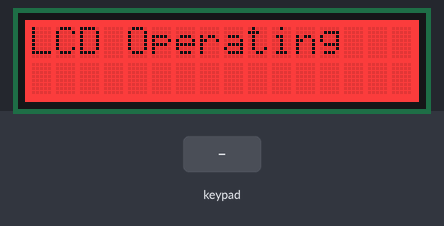
Simulated run of this sketch. Board: Arduino Uno, built with avr-gcc and run on an emulated ATmega328P. Parts: 16×2 character LCD. The inputs (shaded band) are chosen by the test bench. No radio packets arrive unless stated; what the sketch prints to the serial monitor is not drawn.

Above: at 1.2 s.
1.3 s: key 'U' pressed
At 1.6 s:
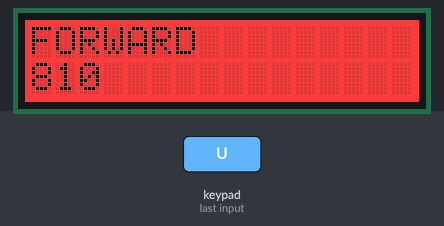
2.8 s: key 'D' pressed
At 4.0 s:
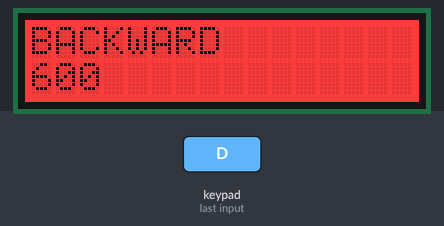
4.3 s: key 'L' pressed
At 5.0 s:
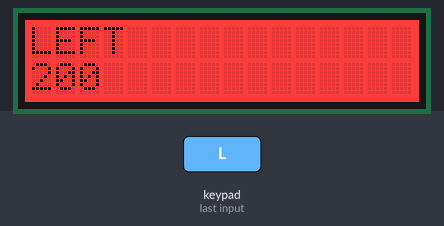
5.8 s: key 'S' pressed
At 6.2 s:
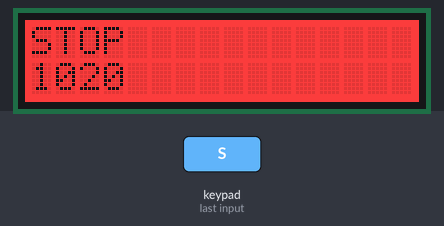
7.3 s: key 'R' pressed
At 8.6 s:
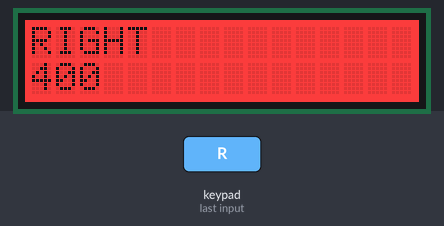
Timing chart, 0 to 9.8 s (numbered marks = the images above; inputs shaded):
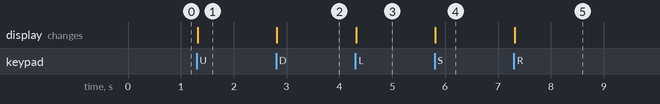

Measured:
- after the input at 1.3 s, the display: changes at once (image 1)
- after the input at 2.8 s, the display: changes at once (image 2)
- after the input at 4.3 s, the display: changes at once (image 3)
- after the input at 5.8 s, the display: changes at once (image 4)
- after the input at 7.3 s, the display: changes at once (image 5)

The sketch:

Car_RF24_Trans_w_Adafruit_lcd_Button_Rev1.ino
```cpp
 /*
Sending formatted data packet with nRF24L01.
Maximum size of data struct is 32 bytes.

1 - GND
2 - VCC 3.3V !!! NOT 5V
3 - CE to Arduino pin 9
4 - CSN to Arduino pin 10
5 - SCK to Arduino pin 13
6 - MOSI to Arduino pin 11
7 - MISO to Arduino pin 12
8 - UNUSED


 Adafruit LCD shield
  Bottom PIN starting from right

  1 -- SCL
  2 -- SDA
  8 -- GND
  10 -- 5V

 *  Libraries
 *  ---------
 *  - SPI
 *  - RF24
 *  Adafruit_RGBLCDShield
 *  utility/Adafruit_MCP23017
*/
#include <Adafruit_RGBLCDShield.h>
#include <utility/Adafruit_MCP23017.h>
#include <SPI.h>

#include <RF24.h>
#include <LiquidCrystal_I2C.h>


Adafruit_RGBLCDShield lcd = Adafruit_RGBLCDShield();
#define RED 0x1

int serial_putc( char c, FILE * ) // For printf support
{
  Serial.write( c );
  return c;
}

const uint64_t pipe = 0xE8E8F0F0E1LL;

RF24 radio(9, 10);

// The sizeof this struct should not exceed 32 bytes
struct MyData {
//  byte byte0;  //Only used for 1 int data transmit uncomment in other data types are needed
//  byte byte1;
//  byte byteArray[2];
    int int0;
//  int int1;
//  int intArray[2];
//  float float0;
//  float float1;
//  float floatArray[2];
    unsigned long packetId; // 16 month rollover at 100 packets/sec
};

/**************************************************/


boolean sender = true;  // Change this when uploading to each Arduino


unsigned long printRate = 200;  // Print some info to serial after this number of packets

void setup()
{

  lcd.begin(16, 2);   // set up the LCD's number of columns and rows:
  lcd.setBacklight(RED);
  lcd.setCursor(0, 0);
  lcd.print("LCD Operating");

  Serial.begin(9600);
  fdevopen( &serial_putc, 0 ); // for printf

  radio.begin(); // Set up radio module
  //radio.setDataRate(RF24_2MBPS); // Both endpoints must have this set the same
  //radio.setAutoAck(false);       // Either endpoint can set to false to disable ACKs
  //radio.setPALevel(RF24_PA_MIN); // Power amplifier level. Also LOW,MED,HIGH (default is HIGH)
   radio.printDetails();

  if ( sender )
    radio.openWritingPipe(pipe);
  else {
    radio.openReadingPipe(1,pipe);
    radio.startListening();
  }

  int dataSize = sizeof(MyData);
  printf("Size of MyData: %d\n", dataSize);
  if ( dataSize > 32 )
    printf("*** MyData struct is too large ***\n");

  printf("This Arduino is set to be a %s\n", sender ? "sender" : "receiver");
}

/**************************************************/

  unsigned long nextPacketId = 0;   // Stamp packets with their sequence
  int button_value = 0;            // pushbutton input
  unsigned long unAckedPackets = 0; // To estimate how many packets were not ACKed
  unsigned long lastPrintTime = 0;  // To measure time between printouts

  void sendData()
  {
    MyData data;

    // Set properties of your data here...
    data.int0 = button_value; //assigning sensor values to variable in Mydata array

    data.packetId = nextPacketId;


  unsigned long beforeWrite = millis(); // Record a before and after time to see how long the write takes

  radio.write(&data, sizeof(MyData));

  unsigned long afterWrite = millis();

  // Although the RF24 documentation states that the timeout for
  // receiving an ACK is 60ms, in my experience it seems to wait
  // for only about 2-3ms. The value 2 here was chosen by printing
  // out the time taken for 1000 writes when the receiver was non
  // existent (ie. all packets dropped) and this was around 2788ms
  // between two Arduino UNOs. So I figure that any writes taking
  // 3ms or more have likely been abandoned without receiving any
  // ACK. Note that this does not mean the packet was not actually
  // received at the other end, it just means that the sender could
  // not confirm that the packet arrived.
  if ( afterWrite - beforeWrite > 2 )
    unAckedPackets++;

  // Every n packets, print out some info
  if ( data.packetId % printRate == 0 ) {

    if ( data.packetId > 0 ) {

      // Use bytes/msec as an approximate kbytes/sec value
      unsigned long now = millis();
      unsigned long packetsec = ((printRate - unAckedPackets) * 1000) / (now - lastPrintTime);
      int kbsec = (sizeof(MyData) * (printRate - unAckedPackets)) / (now - lastPrintTime);
      lastPrintTime = now;

      // Format the data for printing
      char buf[2]; // buf size depends on data being transfered
      dtostrf(data.int0, 0, 0, buf);

      // As mentioned above, the dropped count is only a rough estimate.
      // You may see some non-zero values even when no packets were really
      // dropped, but it's not bad as a rough guide. You may need to alter
      // the value 2 used above depending on the speed of the microprocessors
      // you are using, to get a better estimate.
      printf("Wrote %ld packets, last id = %ld, int0 = %s, unAcked %ld, %ld packets/sec (%d kbyte/sec)\n", printRate, data.packetId, buf, unAckedPackets, packetsec, kbsec);
    }

    unAckedPackets = 0;
  }

  // Increment the packet id for next time
  nextPacketId++;

  uint8_t buttons = lcd.readButtons();

    if (buttons) {
      lcd.clear();
      lcd.setCursor(0,0);
    if (buttons & BUTTON_SELECT) {
      lcd.print("STOP ");
      lcd.setBacklight(RED);
      button_value = 1020;
      lcd.setCursor(0,1);
      lcd.print(button_value);
    }
    if (buttons & BUTTON_UP) {
      lcd.print("FORWARD ");
      lcd.setBacklight(RED);
      button_value = 810;
      lcd.setCursor(0,1);
      lcd.print(button_value);
    }
    if (buttons & BUTTON_DOWN) {
      lcd.print("BACKWARD");
      lcd.setBacklight(RED);
      button_value = 600;
      lcd.setCursor(0,1);
      lcd.print(button_value);
    }

    if (buttons & BUTTON_RIGHT) {
      lcd.print("RIGHT ");
      lcd.setBacklight(RED);
      button_value = 400;
      lcd.setCursor(0,1);
      lcd.print(button_value);
    }
    if (buttons & BUTTON_LEFT) {
      lcd.print("LEFT ");
      lcd.setBacklight(RED);
      button_value = 200;
      lcd.setCursor(0,1);
      lcd.print(button_value);
    }

  }

}

/**************************************************/

unsigned long packetsRead = 0;      // Counts total packets read
unsigned long expectedPacketId = 0; // To track whether the packet id was what we expected
int missedPackets = 0;              // How many packets missed since last printout

void recvData()
{
//Code removed for transmit only
}

/**************************************************/

void loop()
{
  if ( sender )
    sendData();
  else
    recvData();
}
```
